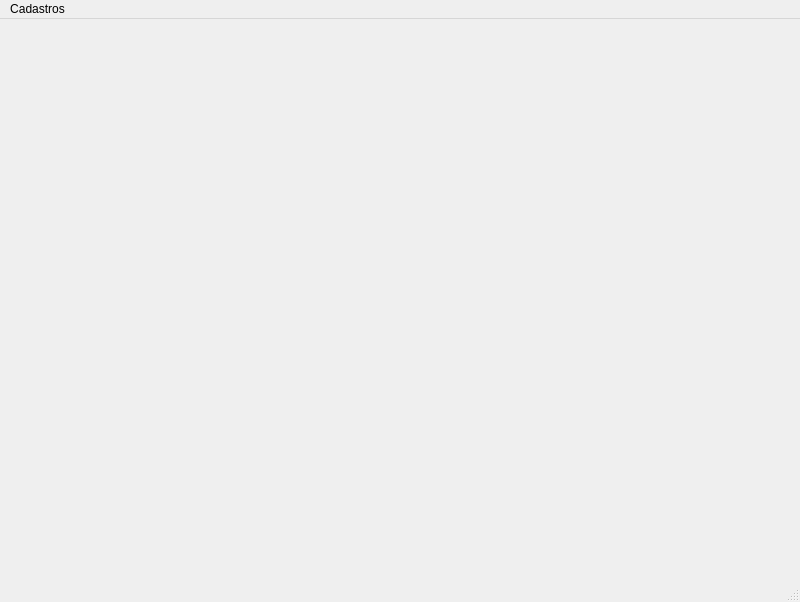
<?xml version="1.0" encoding="UTF-8"?>
<ui version="4.0">
 <class>MainWindow</class>
 <widget class="QMainWindow" name="MainWindow">
  <property name="geometry">
   <rect>
    <x>0</x>
    <y>0</y>
    <width>800</width>
    <height>602</height>
   </rect>
  </property>
  <property name="windowTitle">
   <string>MainWindow</string>
  </property>
  <widget class="QWidget" name="centralwidget"/>
  <widget class="QMenuBar" name="menubar">
   <property name="geometry">
    <rect>
     <x>0</x>
     <y>0</y>
     <width>800</width>
     <height>22</height>
    </rect>
   </property>
   <widget class="QMenu" name="menuCadastros">
    <property name="title">
     <string>Cadastros</string>
    </property>
    <addaction name="actionAtor"/>
    <addaction name="actionTeatro"/>
   </widget>
   <addaction name="menuCadastros"/>
  </widget>
  <widget class="QStatusBar" name="statusbar"/>
  <action name="actionAtor">
   <property name="text">
    <string>Ator</string>
   </property>
  </action>
  <action name="actionTeatro">
   <property name="text">
    <string>Teatro</string>
   </property>
  </action>
 </widget>
 <resources/>
 <connections/>
</ui>
